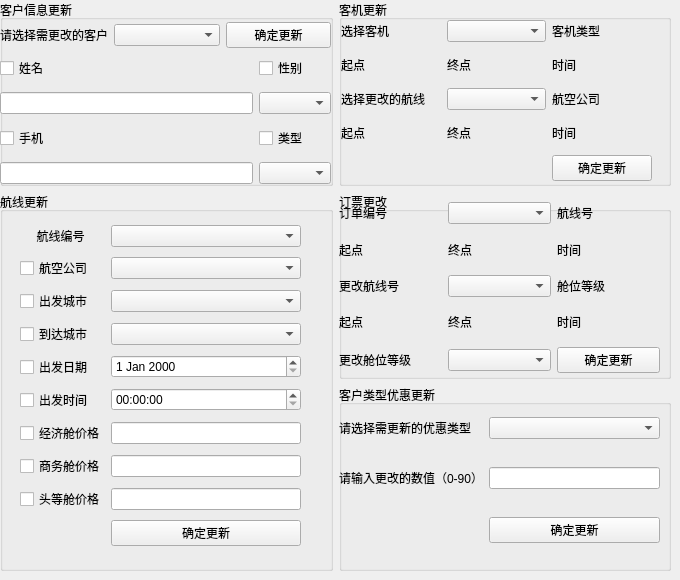
       <widget class="QWidget" name="updatepage">
        <widget class="QWidget" name="layoutWidget">
         <property name="geometry">
          <rect>
           <x>0</x>
           <y>0</y>
           <width>671</width>
           <height>571</height>
          </rect>
         </property>
         <layout class="QGridLayout" name="updateLayout">
          <item row="0" column="1">
           <widget class="QGroupBox" name="airplanechange">
            <property name="autoFillBackground">
             <bool>false</bool>
            </property>
            <property name="title">
             <string>客机更新</string>
            </property>
            <widget class="QWidget" name="layoutWidget">
             <property name="geometry">
              <rect>
               <x>2</x>
               <y>20</y>
               <width>311</width>
               <height>161</height>
              </rect>
             </property>
             <layout class="QGridLayout" name="chgplanelyo">
              <item row="2" column="1">
               <widget class="QComboBox" name="chgplanelinecom"/>
              </item>
              <item row="2" column="0">
               <widget class="QLabel" name="chgplanelineabl">
                <property name="text">
                 <string>选择更改的航线</string>
                </property>
               </widget>
              </item>
              <item row="0" column="2">
               <widget class="QLabel" name="chgplanetype">
                <property name="text">
                 <string>客机类型</string>
                </property>
               </widget>
              </item>
              <item row="3" column="0">
               <widget class="QLabel" name="chgplanelinedep">
                <property name="text">
                 <string>起点</string>
                </property>
               </widget>
              </item>
              <item row="1" column="1">
               <widget class="QLabel" name="chgplanearr">
                <property name="text">
                 <string>终点</string>
                </property>
               </widget>
              </item>
              <item row="1" column="2">
               <widget class="QLabel" name="chgplanenotime">
                <property name="text">
                 <string>时间</string>
                </property>
               </widget>
              </item>
              <item row="0" column="0">
               <widget class="QLabel" name="chgplaneselabl">
                <property name="text">
                 <string>选择客机</string>
                </property>
               </widget>
              </item>
              <item row="0" column="1">
               <widget class="QComboBox" name="chgplaneselcom"/>
              </item>
              <item row="1" column="0">
               <widget class="QLabel" name="chgplanedep">
                <property name="text">
                 <string>起点</string>
                </property>
               </widget>
              </item>
              <item row="3" column="1">
               <widget class="QLabel" name="chgplanelinearr">
                <property name="text">
                 <string>终点</string>
                </property>
               </widget>
              </item>
              <item row="3" column="2">
               <widget class="QLabel" name="chgplanelinetime">
                <property name="text">
                 <string>时间</string>
                </property>
               </widget>
              </item>
              <item row="2" column="2">
               <widget class="QLabel" name="chgplanelinecpy">
                <property name="text">
                 <string>航空公司</string>
                </property>
               </widget>
              </item>
              <item row="4" column="2">
               <widget class="QPushButton" name="chgplaneokbtn">
                <property name="text">
                 <string>确定更新</string>
                </property>
               </widget>
              </item>
             </layout>
            </widget>
           </widget>
          </item>
          <item row="2" column="1">
           <widget class="QGroupBox" name="typechange">
            <property name="title">
             <string>客户类型优惠更新</string>
            </property>
            <widget class="QWidget" name="layoutWidget">
             <property name="geometry">
              <rect>
               <x>0</x>
               <y>10</y>
               <width>321</width>
               <height>171</height>
              </rect>
             </property>
             <layout class="QGridLayout" name="chgtyplyo">
              <item row="0" column="0">
               <widget class="QLabel" name="chgtypselabl">
                <property name="text">
                 <string>请选择需更新的优惠类型</string>
                </property>
               </widget>
              </item>
              <item row="0" column="1">
               <widget class="QComboBox" name="chgtypselcom"/>
              </item>
              <item row="1" column="0">
               <widget class="QLabel" name="chgtypinabl">
                <property name="text">
                 <string>请输入更改的数值（0-90）</string>
                </property>
               </widget>
              </item>
              <item row="1" column="1">
               <widget class="QLineEdit" name="chgtypinline"/>
              </item>
              <item row="2" column="1">
               <widget class="QPushButton" name="chgtypokbtn">
                <property name="text">
                 <string>确定更新</string>
                </property>
               </widget>
              </item>
             </layout>
            </widget>
           </widget>
          </item>
          <item row="0" column="0">
           <widget class="QGroupBox" name="customerchange">
            <property name="title">
             <string>客户信息更新</string>
            </property>
            <widget class="QWidget" name="layoutWidget">
             <property name="geometry">
              <rect>
               <x>0</x>
               <y>50</y>
               <width>331</width>
               <height>141</height>
              </rect>
             </property>
             <layout class="QGridLayout" name="chgctmlyo">
              <item row="2" column="1">
               <widget class="QCheckBox" name="chgctmtypchk">
                <property name="text">
                 <string>类型</string>
                </property>
               </widget>
              </item>
              <item row="3" column="1">
               <widget class="QComboBox" name="chgctmtypcom"/>
              </item>
              <item row="2" column="0">
               <widget class="QCheckBox" name="chgctmphechk">
                <property name="text">
                 <string>手机</string>
                </property>
               </widget>
              </item>
              <item row="1" column="1">
               <widget class="QComboBox" name="chgctmsexcom"/>
              </item>
              <item row="1" column="0">
               <widget class="QLineEdit" name="chgctmnameline"/>
              </item>
              <item row="0" column="0">
               <widget class="QCheckBox" name="chgctmnamechk">
                <property name="text">
                 <string>姓名</string>
                </property>
               </widget>
              </item>
              <item row="0" column="1">
               <widget class="QCheckBox" name="chgctmsexchk">
                <property name="enabled">
                 <bool>true</bool>
                </property>
                <property name="text">
                 <string>性别</string>
                </property>
               </widget>
              </item>
              <item row="3" column="0">
               <widget class="QLineEdit" name="chgctmpheline"/>
              </item>
             </layout>
            </widget>
            <widget class="QWidget" name="layoutWidget">
             <property name="geometry">
              <rect>
               <x>0</x>
               <y>20</y>
               <width>331</width>
               <height>31</height>
              </rect>
             </property>
             <layout class="QGridLayout" name="chgctmoklyo">
              <item row="0" column="0">
               <widget class="QLabel" name="chgctmselabel">
                <property name="toolTipDuration">
                 <number>-1</number>
                </property>
                <property name="text">
                 <string>请选择需更改的客户</string>
                </property>
                <property name="textFormat">
                 <enum>Qt::TextFormat::MarkdownText</enum>
                </property>
                <property name="indent">
                 <number>0</number>
                </property>
               </widget>
              </item>
              <item row="0" column="1">
               <widget class="QComboBox" name="chgctmselcom"/>
              </item>
              <item row="0" column="2">
               <widget class="QPushButton" name="chgctmokbtn">
                <property name="text">
                 <string>确定更新</string>
                </property>
               </widget>
              </item>
             </layout>
            </widget>
           </widget>
          </item>
          <item row="1" column="1">
           <widget class="QGroupBox" name="ticketchange">
            <property name="title">
             <string>订票更改</string>
            </property>
            <widget class="QWidget" name="layoutWidget">
             <property name="geometry">
              <rect>
               <x>0</x>
               <y>10</y>
               <width>321</width>
               <height>171</height>
              </rect>
             </property>
             <layout class="QGridLayout" name="chgtktlyo">
              <item row="0" column="0">
               <widget class="QLabel" name="chgtktnoabl">
                <property name="text">
                 <string>订单编号</string>
                </property>
               </widget>
              </item>
              <item row="0" column="1">
               <widget class="QComboBox" name="chgtktnocom"/>
              </item>
              <item row="0" column="2">
               <widget class="QLabel" name="chgtktlineabl">
                <property name="text">
                 <string>航线号</string>
                </property>
               </widget>
              </item>
              <item row="1" column="0">
               <widget class="QLabel" name="chgtktdepabl">
                <property name="text">
                 <string>起点</string>
                </property>
               </widget>
              </item>
              <item row="1" column="1">
               <widget class="QLabel" name="chgtktarrabl">
                <property name="text">
                 <string>终点</string>
                </property>
               </widget>
              </item>
              <item row="1" column="2">
               <widget class="QLabel" name="chgtkttimeabl">
                <property name="text">
                 <string>时间</string>
                </property>
               </widget>
              </item>
              <item row="2" column="0">
               <widget class="QLabel" name="chgtktlinechg">
                <property name="text">
                 <string>更改航线号</string>
                </property>
               </widget>
              </item>
              <item row="2" column="1">
               <widget class="QComboBox" name="chgtktlinecom"/>
              </item>
              <item row="2" column="2">
               <widget class="QLabel" name="chgtktshipabl">
                <property name="text">
                 <string>舱位等级</string>
                </property>
               </widget>
              </item>
              <item row="3" column="0">
               <widget class="QLabel" name="chgtktdepature">
                <property name="text">
                 <string>起点</string>
                </property>
               </widget>
              </item>
              <item row="3" column="1">
               <widget class="QLabel" name="chgtktarrive">
                <property name="text">
                 <string>终点</string>
                </property>
               </widget>
              </item>
              <item row="3" column="2">
               <widget class="QLabel" name="chgtkttime">
                <property name="text">
                 <string>时间</string>
                </property>
               </widget>
              </item>
              <item row="4" column="0">
               <widget class="QLabel" name="chgtktshipchg">
                <property name="text">
                 <string>更改舱位等级</string>
                </property>
               </widget>
              </item>
              <item row="4" column="1">
               <widget class="QComboBox" name="chgtktshipcom"/>
              </item>
              <item row="4" column="2">
               <widget class="QPushButton" name="chgtktokbtn">
                <property name="text">
                 <string>确定更新</string>
                </property>
               </widget>
              </item>
             </layout>
            </widget>
           </widget>
          </item>
          <item row="1" column="0" rowspan="2">
           <widget class="QGroupBox" name="airlinechange">
            <property name="title">
             <string>航线更新</string>
            </property>
            <widget class="QWidget" name="layoutWidget">
             <property name="geometry">
              <rect>
               <x>20</x>
               <y>30</y>
               <width>281</width>
               <height>332</height>
              </rect>
             </property>
             <layout class="QGridLayout" name="chglinelyo">
              <item row="0" column="1">
               <widget class="QComboBox" name="chglinenocom"/>
              </item>
              <item row="1" column="0">
               <widget class="QCheckBox" name="chglinecmpcek">
                <property name="text">
                 <string>航空公司</string>
                </property>
               </widget>
              </item>
              <item row="1" column="1">
               <widget class="QComboBox" name="chglinecmpcom"/>
              </item>
              <item row="2" column="0">
               <widget class="QCheckBox" name="chglinedepcek">
                <property name="text">
                 <string>出发城市</string>
                </property>
               </widget>
              </item>
              <item row="2" column="1">
               <widget class="QComboBox" name="chglinedepcom"/>
              </item>
              <item row="3" column="0">
               <widget class="QCheckBox" name="chglinearrcek">
                <property name="text">
                 <string>到达城市</string>
                </property>
               </widget>
              </item>
              <item row="3" column="1">
               <widget class="QComboBox" name="chglinearrcom"/>
              </item>
              <item row="4" column="0">
               <widget class="QCheckBox" name="chglinedatecek">
                <property name="text">
                 <string>出发日期</string>
                </property>
               </widget>
              </item>
              <item row="4" column="1">
               <widget class="QDateEdit" name="chglinedatedit"/>
              </item>
              <item row="5" column="0">
               <widget class="QCheckBox" name="chglinetimecek">
                <property name="text">
                 <string>出发时间</string>
                </property>
               </widget>
              </item>
              <item row="5" column="1">
               <widget class="QTimeEdit" name="chglinetimedit"/>
              </item>
              <item row="6" column="0">
               <widget class="QCheckBox" name="chglineecocek">
                <property name="text">
                 <string>经济舱价格</string>
                </property>
               </widget>
              </item>
              <item row="6" column="1">
               <widget class="QLineEdit" name="chglineecoedit"/>
              </item>
              <item row="7" column="0">
               <widget class="QCheckBox" name="chglinebuscek">
                <property name="text">
                 <string>商务舱价格</string>
                </property>
               </widget>
              </item>
              <item row="7" column="1">
               <widget class="QLineEdit" name="chglinebusedit"/>
              </item>
              <item row="8" column="0">
               <widget class="QCheckBox" name="chglinedelcek">
                <property name="text">
                 <string>头等舱价格</string>
                </property>
               </widget>
              </item>
              <item row="8" column="1">
               <widget class="QLineEdit" name="chglinedeledit"/>
              </item>
              <item row="9" column="1">
               <widget class="QPushButton" name="chglineokbtn">
                <property name="text">
                 <string>确定更新</string>
                </property>
               </widget>
              </item>
              <item row="0" column="0">
               <widget class="QLabel" name="chglinenoabl">
                <property name="text">
                 <string>     航线编号</string>
                </property>
               </widget>
              </item>
             </layout>
            </widget>
           </widget>
          </item>
         </layout>
        </widget>
       </widget>
